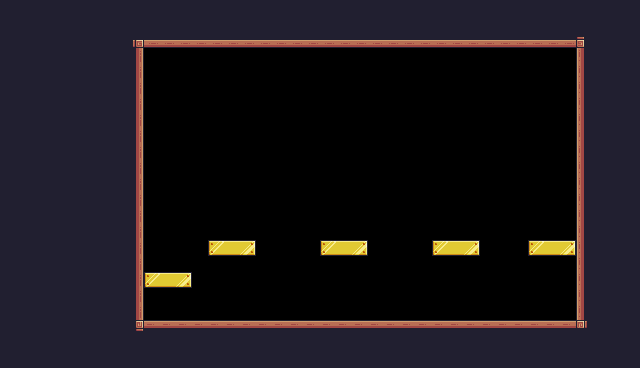

A level layout from a 2D game, rendered from its tile map. Below: a short description, then the map file with its tile-grid data intact:
An orthogonal 40x23 tile map with 16x16 px tiles, 1 tile layer (Background) and 21 objects (5x Fruit, 3x Saw, 2x Dumpster, Player).

<map version="1.10" tiledversion="1.10.2" orientation="orthogonal" renderorder="right-down" width="40" height="23" tilewidth="16" tileheight="16" infinite="0" nextlayerid="5" nextobjectid="53">
 <tileset firstgid="1" source="Pixel Adventure.tsx" />
 <layer id="1" name="Background" width="40" height="23">
  <properties>
   <property name="BackgroundColor" value="Blue" />
  </properties>
  <data encoding="csv">
24,24,24,24,24,24,24,24,24,24,24,24,24,24,24,24,24,24,24,24,24,24,24,24,24,24,24,24,24,24,24,24,24,24,24,24,24,24,24,24,
24,24,24,24,24,24,24,24,24,24,24,24,24,24,24,24,24,24,24,24,24,24,24,24,24,24,24,24,24,24,24,24,24,24,24,24,24,24,24,24,
24,24,24,24,24,24,24,24,92,134,134,134,134,134,134,134,134,134,134,134,134,134,134,134,134,134,134,134,134,134,134,134,134,134,134,134,93,24,24,24,
24,24,24,24,24,24,24,24,113,0,0,0,0,0,0,0,0,0,0,0,0,0,0,0,0,0,0,0,0,0,0,0,0,0,0,0,111,24,24,24,
24,24,24,24,24,24,24,24,113,0,0,0,0,0,0,0,0,0,0,0,0,0,0,0,0,0,0,0,0,0,0,0,0,0,0,0,111,24,24,24,
24,24,24,24,24,24,24,24,113,0,0,0,0,0,0,0,0,0,0,0,0,0,0,0,0,0,0,0,0,0,0,0,0,0,0,0,111,24,24,24,
24,24,24,24,24,24,24,24,113,0,0,0,0,0,0,0,0,0,0,0,0,0,0,0,0,0,0,0,0,0,0,0,0,0,0,0,111,24,24,24,
24,24,24,24,24,24,24,24,113,0,0,0,0,0,0,0,0,0,0,0,0,0,0,0,0,0,0,0,0,0,0,0,0,0,0,0,111,24,24,24,
24,24,24,24,24,24,24,24,113,0,0,0,0,0,0,0,0,0,0,0,0,0,0,0,0,0,0,0,0,0,0,0,0,0,0,0,111,24,24,24,
24,24,24,24,24,24,24,24,113,0,0,0,0,0,0,0,0,0,0,0,0,0,0,0,0,0,0,0,0,0,0,0,0,0,0,0,111,24,24,24,
24,24,24,24,24,24,24,24,113,0,0,0,0,0,0,0,0,0,0,0,0,0,0,0,0,0,0,0,0,0,0,0,0,0,0,0,111,24,24,24,
24,24,24,24,24,24,24,24,113,0,0,0,0,0,0,0,0,0,0,0,0,0,0,0,0,0,0,0,0,0,0,0,0,0,0,0,111,24,24,24,
24,24,24,24,24,24,24,24,113,0,0,0,0,0,0,0,0,0,0,0,0,0,0,0,0,0,0,0,0,0,0,0,0,0,0,0,111,24,24,24,
24,24,24,24,24,24,24,24,113,0,0,0,0,0,0,0,0,0,0,0,0,0,0,0,0,0,0,0,0,0,0,0,0,0,0,0,111,24,24,24,
24,24,24,24,24,24,24,24,113,0,0,0,0,0,0,0,0,0,0,0,0,0,0,0,0,0,0,0,0,0,0,0,0,0,0,0,111,24,24,24,
24,24,24,24,24,24,24,24,113,0,0,0,0,194,195,196,0,0,0,0,194,195,196,0,0,0,0,194,195,196,0,0,0,194,195,196,111,24,24,24,
24,24,24,24,24,24,24,24,113,0,0,0,0,0,0,0,0,0,0,0,0,0,0,0,0,0,0,0,0,0,0,0,0,0,0,0,111,24,24,24,
24,24,24,24,24,24,24,24,113,194,195,196,0,0,0,0,0,0,0,0,0,0,0,0,0,0,0,0,0,0,0,0,0,0,0,0,111,24,24,24,
24,24,24,24,24,24,24,24,113,0,0,0,0,0,0,0,0,0,0,0,0,0,0,0,0,0,0,0,0,0,0,0,0,0,0,0,111,24,24,24,
24,24,24,24,24,24,24,24,113,0,0,0,0,0,0,0,0,0,0,0,0,0,0,0,0,0,0,0,0,0,0,0,0,0,0,0,111,24,24,24,
24,24,24,24,24,24,24,24,114,90,90,90,90,90,90,90,90,90,90,90,90,90,90,90,90,90,90,90,90,90,90,90,90,90,90,90,115,24,24,24,
24,24,24,24,24,24,24,24,24,24,24,24,24,24,24,24,24,24,24,24,24,24,24,24,24,24,24,24,24,24,24,24,24,24,24,24,24,24,24,24,
24,24,24,24,24,24,24,24,24,24,24,24,24,24,24,24,24,24,24,24,24,24,24,24,24,24,24,24,24,24,24,24,24,24,24,24,24,24,24,24
</data>
 </layer>
 <objectgroup id="3" name="Collisions">
  <object id="11" x="112" y="16" width="32" height="336" />
  <object id="12" x="128" y="320.667" width="464" height="31.333" />
  <object id="14" x="576" y="16" width="32" height="336" />
  <object id="15" x="134" y="16" width="454" height="31" />
  <object id="39" x="208" y="240" width="48" height="16" />
  <object id="40" x="144" y="272" width="48" height="16" />
  <object id="41" x="320" y="240" width="48" height="16" />
  <object id="42" x="432" y="240" width="48" height="16" />
  <object id="43" x="528" y="240" width="48" height="16" />
 </objectgroup>
 <objectgroup id="2" name="Spawnpoints">
  <object id="5" name="Player" type="Player" x="544" y="288" width="31.6667" height="31.3333" />
  <object id="33" type="Saw" x="496" y="208" width="32" height="32">
   <properties>
    <property name="isVertical" type="bool" value="true" />
    <property name="offNeg" type="float" value="0" />
    <property name="offPos" type="float" value="6" />
   </properties>
  </object>
  <object id="35" type="Saw" x="272" y="304" width="32" height="32">
   <properties>
    <property name="isVertical" type="bool" value="true" />
    <property name="offNeg" type="float" value="6" />
    <property name="offPos" type="float" value="0" />
   </properties>
  </object>
  <object id="38" type="Saw" x="384" y="256" width="32" height="32">
   <properties>
    <property name="isVertical" type="bool" value="true" />
    <property name="offNeg" type="float" value="3" />
    <property name="offPos" type="float" value="3" />
   </properties>
  </object>
  <object id="44" name="SodaCup" type="Fruit" x="224" y="208" width="32" height="32" />
  <object id="45" x="176" y="-64" />
  <object id="47" name="SodaCup" type="Fruit" x="448" y="208" width="32" height="32" />
  <object id="48" name="SodaCup" type="Fruit" x="336" y="288" width="32" height="32" />
  <object id="49" name="SodaCup" type="Fruit" x="432" y="288" width="32" height="32" />
  <object id="50" name="TrashBag" type="Fruit" x="336" y="208" width="32" height="32" />
  <object id="51" name="Dumpster" type="Dumpster" x="160" y="288" width="32" height="32" />
  <object id="52" name="Dumpster" type="Dumpster" x="544" y="208" width="32" height="32" />
 </objectgroup>
</map>
